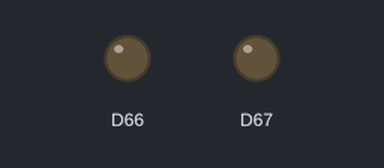
This sketch was run on a simulated Arduino Due. On the bench: output pins drawn as LEDs (lit = HIGH).

Above: at 0.1 s.
Timing chart, 0 to 1.6 s (numbered marks = the images above):
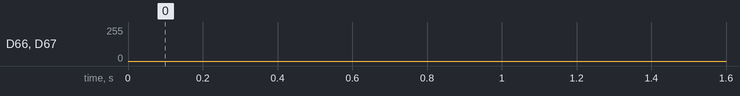

The sketch:

Day_12_Arduino.ino
```cpp
#define MOONS 4
#define DIMENSIONS 3

struct SpaceBody {
    int position[DIMENSIONS];
    int velocity[DIMENSIONS];
    float position_f[DIMENSIONS];  // Float for smooth animation

    SpaceBody(int x, int y, int z)  {
        position[0] = x;
        position[1] = y;
        position[2] = z;
        velocity[0] = velocity[1] = velocity[2] = 0;
    }
};

int sign(int i);

SpaceBody io (4,1,1);
SpaceBody europa(11, -18, -1);
SpaceBody ganymede(-2, -10, -4);
SpaceBody callisto(-7, -2, 14);

SpaceBody moons[MOONS] {io, europa, ganymede, callisto};


void setup() {
  // put your setup code here, to run once:
  analogWriteResolution(10);
}

void loop() {

  const int animation_steps = 10;

  // apply gravity
  for (int i = 0; i < MOONS; i++) {
      for (int j = i + 1; j < MOONS; j++) {
          SpaceBody &moon1 = moons[i];
          SpaceBody &moon2 = moons[j];
          for (int axis = 0; axis < DIMENSIONS; axis++) {
              if (moon1.position[axis] != moon2.position[axis]) {
                  moon1.velocity[axis] += sign(moon2.position[axis] - moon1.position[axis]);
                  moon2.velocity[axis] += sign(moon1.position[axis] - moon2.position[axis]);
              }
          }
      }
  }

  // apply velocity
  for (auto &moon : moons) {
    for (int i = 0; i < DIMENSIONS; i++) {
      moon.position_f[i] = moon.position[i];
      moon.position[i] += moon.velocity[i];
    }
  }

  // Animation
  for (int i = 0; i < animation_steps; i++) {
    for (auto &moon : moons) {
      for (int i = 0; i < DIMENSIONS-1; i++) {
        moon.position_f[i] += (float)moon.velocity[i] / animation_steps;
      }
    }
    // show moons
    for (int j = 0; j < MOONS; j++) {
      int x = 512 + moons[j].position_f[0]*4.0;
      int y = 512 + + moons[j].position_f[1]*4.0;

      if (x >= 0 && x < 1024 && y >=0 && y < 1024) {
        analogWrite(DAC0, x);
        analogWrite(DAC1, y);
        delayMicroseconds(2000);
      }
    }
  }
  analogWrite(DAC0, 0);
  analogWrite(DAC1, 0);
}

int sign(int arg) {
    if (arg < 0) {
        return -1;
    } else if (arg > 0) {
        return 1;
    } else {
        return 0;
    }
}
```
